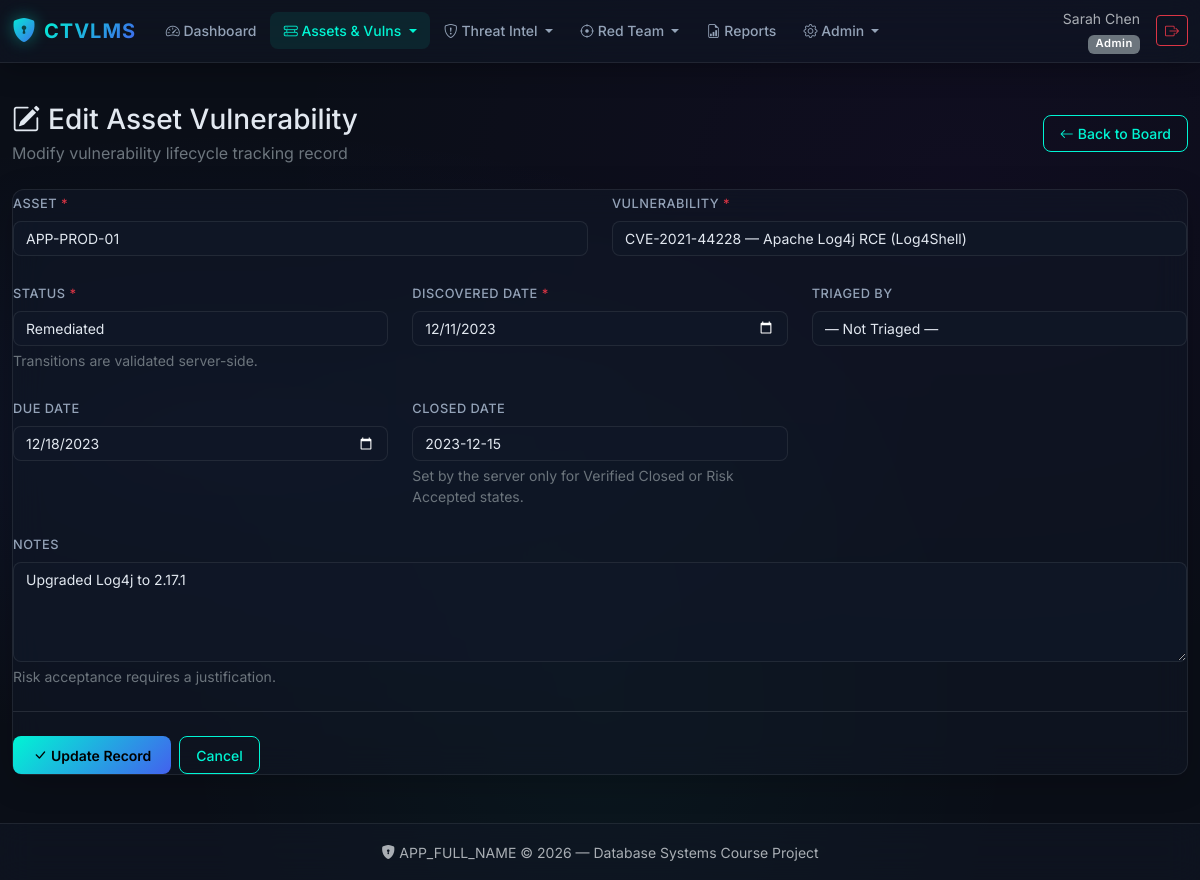
The app's page /?page=asset_vulns/form&id=1 (signed in) with its own data.
### tables this page shows
CREATE TABLE asset_vulnerabilities (
    assetVulnID INT AUTO_INCREMENT PRIMARY KEY,
    assetID INT NOT NULL,
    vulnID INT NOT NULL,
    status ENUM('Discovered','Triaged','Confirmed','Remediation_In_Progress',
                'Remediated','Verified_Closed','Risk_Accepted') NOT NULL DEFAULT 'Discovered',
    discoveredDate DATE NOT NULL,
    triagedByUserID INT,
    dueDate DATE,
    closedDate DATE,
    notes TEXT,
    FOREIGN KEY (assetID) REFERENCES assets(assetID) ON DELETE CASCADE,
    FOREIGN KEY (vulnID) REFERENCES vulnerabilities(vulnID) ON DELETE CASCADE,
    FOREIGN KEY (triagedByUserID) REFERENCES users(userID) ON DELETE SET NULL,
    UNIQUE KEY uq_asset_vuln (assetID, vulnID)
);

CREATE TABLE assets (
    assetID INT AUTO_INCREMENT PRIMARY KEY,
    assetName VARCHAR(150) NOT NULL,
    assetType ENUM('Server','Workstation','Network_Device','Web_App','Database','Cloud_Resource','IoT_Device') NOT NULL,
    ipAddress VARCHAR(45),
    osPlatform VARCHAR(100),
    ownerUserID INT,
    criticality ENUM('Low','Medium','High','Critical') NOT NULL DEFAULT 'Medium',
    environment ENUM('Production','Staging','Development','Test') NOT NULL DEFAULT 'Production',
    createdAt TIMESTAMP DEFAULT CURRENT_TIMESTAMP,
    FOREIGN KEY (ownerUserID) REFERENCES users(userID) ON DELETE SET NULL
);

CREATE TABLE vulnerabilities (
    vulnID INT AUTO_INCREMENT PRIMARY KEY,
    cveID VARCHAR(20) UNIQUE,                  
    title VARCHAR(200) NOT NULL,
    description TEXT,
    cvssScore DECIMAL(3,1) CHECK (cvssScore BETWEEN 0.0 AND 10.0),
    severity ENUM('Low','Medium','High','Critical') NOT NULL,
    cwe VARCHAR(20),                           
    publishedDate DATE,
    createdAt TIMESTAMP DEFAULT CURRENT_TIMESTAMP
);

### index.php (called while the page is built, shortened)
<?php
require_once __DIR__ . '/includes/helpers.php';
require_once __DIR__ . '/includes/lifecycle.php';
$page = $_GET['page'] ?? 'dashboard';
$page = preg_replace('/[^a-zA-Z0-9_\/]/', '', $page);
$routes = [
    'dashboard'            => 'pages/dashboard.php',
    'reports'              => 'pages/reports.php',
    'users/list'           => 'pages/users/list.php',
    'users/form'           => 'pages/users/form.php',
    'assets/list'          => 'pages/assets/list.php',
    'assets/form'          => 'pages/assets/form.php',
    'vulnerabilities/list' => 'pages/vulnerabilities/list.php',
    'vulnerabilities/form' => 'pages/vulnerabilities/form.php',
    'exposures/list'       => 'pages/exposures/list.php',
    'asset_vulns/list'     => 'pages/asset_vulns/list.php',
    'asset_vulns/form'     => 'pages/asset_vulns/form.php',
    'threat_actors/list'   => 'pages/threat_actors/list.php',
    'threat_actors/form'   => 'pages/threat_actors/form.php',
    'iocs/list'            => 'pages/iocs/list.php',
    'iocs/form'            => 'pages/iocs/form.php',
    'incidents/list'       => 'pages/incidents/list.php',
    'incidents/form'       => 'pages/incidents/form.php',
    'engagements/list'     => 'pages/engagements/list.php',
    'engagements/form'     => 'pages/engagements/form.php',
    'findings/list'        => 'pages/findings/list.php',
    'findings/form'        => 'pages/findings/form.php',
    'remediations/list'    => 'pages/remediations/list.php',
    'remediations/form'    => 'pages/remediations/form.php',
    'audit_log/list'       => 'pages/audit_log/list.php',
];
require __DIR__ . '/' . $routes[$page];

### includes/lifecycle.php (called while the page is built, shortened)
<?php
function lifecycleStatuses(): array
{
    return [
        'Discovered',
        'Triaged',
        'Confirmed',
        'Remediation_In_Progress',
        'Remediated',
        'Verified_Closed',
        'Risk_Accepted',
    ];
}

### pages/asset_vulns/form.php (the view, shortened to what this page needs)
<?php
$db = getDB();
$id = isset($_GET['id']) ? (int)$_GET['id'] : 0;
$isEdit = $id > 0;
$statuses = lifecycleStatuses();
$record = null;
if ($isEdit) {
    $stmt = $db->prepare('SELECT * FROM asset_vulnerabilities WHERE assetVulnID = :id');
    $stmt->execute([':id' => $id]);
    $record = $stmt->fetch();
    $pageTitle = 'Edit Asset Vulnerability';
} else {
    $pageTitle = 'Map Vulnerability to Asset';
}
$assets = $db->query('SELECT assetID, assetName FROM assets ORDER BY assetName')->fetchAll();
$vulns = $db->query('SELECT vulnID, cveID, title FROM vulnerabilities ORDER BY title')->fetchAll();
require __DIR__ . '/../../includes/header.php';
?>
<div class="page-header fade-in-up">
    <div>
        <h1 class="h3 mb-1">
            <i class="bi bi-<?= $isEdit ? 'pencil-square' : 'link-45deg' ?> me-2"></i><?= e($pageTitle) ?>
        </h1>
        <p class="text-secondary mb-0"><?= $isEdit ? 'Modify vulnerability lifecycle tracking record' : 'Map a vulnerability to an asset and begin tracking' ?></p>
    </div>
    <a href="?page=asset_vulns/list" class="btn btn-cyber-outline"><i class="bi bi-arrow-left me-1"></i>Back to Board</a>
</div>
<div class="glass-card fade-in-up">
    <form method="POST" action="?page=asset_vulns/form<?= $isEdit ? '&id=' . $id : '' ?>">
        <div class="row g-4">
            <div class="col-md-6">
                <label for="assetID" class="form-label">Asset <span class="text-danger">*</span></label>
                <select class="form-select bg-dark text-light border-secondary" id="assetID" name="assetID" required>
                    <?php $currentAsset = $record['assetID'] ?? ($_POST['assetID'] ?? ''); ?>
                    <?php foreach ($assets as $a): ?>
                        <option value="<?= (int)$a['assetID'] ?>" <?= (string)$currentAsset === (string)$a['assetID'] ? 'selected' : '' ?>><?= e($a['assetName']) ?></option>
                    <?php endforeach; ?>
                </select>
            </div>
            <div class="col-md-6">
                <label for="vulnID" class="form-label">Vulnerability <span class="text-danger">*</span></label>
                <select class="form-select bg-dark text-light border-secondary" id="vulnID" name="vulnID" required>
                    <?php $currentVuln = $record['vulnID'] ?? ($_POST['vulnID'] ?? ''); ?>
                    <?php foreach ($vulns as $v): ?>
                        <option value="<?= (int)$v['vulnID'] ?>" <?= (string)$currentVuln === (string)$v['vulnID'] ? 'selected' : '' ?>>
                            <?= e(($v['cveID'] ? $v['cveID'] . ' — ' : '') . $v['title']) ?>
                        </option>
                    <?php endforeach; ?>
                </select>
            </div>
            <div class="col-md-4">
                <label for="status" class="form-label">Status <span class="text-danger">*</span></label>
                <select class="form-select bg-dark text-light border-secondary" id="status" name="status" required>
                    <?php $currentStatus = $record['status'] ?? ($_POST['status'] ?? 'Discovered'); ?>
                    <?php foreach ($statuses as $st): ?>
                        <option value="<?= e($st) ?>" <?= $currentStatus === $st ? 'selected' : '' ?>><?= e(str_replace('_', ' ', $st)) ?></option>
                    <?php endforeach; ?>
                </select>
                <?php if ($isEdit): ?>
                    <div class="form-text text-secondary small">Transitions are validated server-side.</div>
                <?php endif; ?>
            </div>
            <div class="col-md-4">
                <label for="discoveredDate" class="form-label">Discovered Date <span class="text-danger">*</span></label>
                <input type="date" class="form-control bg-dark text-light border-secondary" id="discoveredDate" name="discoveredDate"
                       value="<?= e($record['discoveredDate'] ?? ($_POST['discoveredDate'] ?? date('Y-m-d'))) ?>" required>
            </div>
            <div class="col-md-4">
                <label for="triagedByUserID" class="form-label">Triaged By</label>
                <select class="form-select bg-dark text-light border-secondary" id="triagedByUserID" name="triagedByUserID">
                    <option value="">— Not Triaged —</option>
                </select>
            </div>
            <div class="col-md-4">
                <label for="dueDate" class="form-label">Due Date</label>
                <input type="date" class="form-control bg-dark text-light border-secondary" id="dueDate" name="dueDate"
                       value="<?= e($record['dueDate'] ?? ($_POST['dueDate'] ?? '')) ?>">
            </div>
            <div class="col-md-4">
                <label class="form-label">Closed Date</label>
                <input type="text" class="form-control bg-dark text-light border-secondary" value="<?= e($record['closedDate'] ?? 'Open') ?>" readonly>
                <div class="form-text text-secondary small">Set by the server only for Verified Closed or Risk Accepted states.</div>
            </div>
            <div class="col-12">
                <label for="notes" class="form-label">Notes</label>
                <textarea class="form-control bg-dark text-light border-secondary" id="notes" name="notes"
                          rows="4" placeholder="Evidence, triage notes, or risk-acceptance justification..."><?= e($record['notes'] ?? ($_POST['notes'] ?? '')) ?></textarea>
                <div class="form-text text-secondary small">Risk acceptance requires a justification.</div>
            </div>
        </div>
        <hr class="border-secondary my-4">
        <div class="d-flex gap-2">
            <button type="submit" class="btn btn-cyber">
                <i class="bi bi-check-lg me-1"></i><?= $isEdit ? 'Update Record' : 'Create Mapping' ?>
            </button>
            <a href="?page=asset_vulns/list" class="btn btn-cyber-outline">Cancel</a>
        </div>
    </form>
</div>
<?php require __DIR__ . '/../../includes/footer.php'; ?>

### public/css/style.css (style rules this page uses)
:root { --bg-primary: #0a0e17; --bg-secondary: #111827; --bg-card: rgba(17, 24, 39, 0.7); --bg-glass: rgba(17, 24, 39, 0.55); --border-glass: rgba(255, 255, 255, 0.08); --text-primary: #e2e8f0; --text-secondary: #94a3b8; --text-muted: #64748b; --accent-cyan: #00f5d4; --accent-magenta: #f72585; --accent-blue: #4361ee; --accent-purple: #7209b7; --accent-orange: #fb8500; --severity-critical: #ef4444; --severity-high: #f97316; --severity-medium: #eab308; --severity-low: #22c55e; --font-body: 'Inter', system-ui, -apple-system, sans-serif; --font-mono: 'JetBrains Mono', 'Fira Code', monospace; --glass-blur: 16px; --radius: 12px; --radius-sm: 8px; --transition: all 0.3s cubic-bezier(0.4, 0, 0.2, 1); }
html { scroll-behavior: smooth; }
body { font-family: var(--font-body); background: var(--bg-primary); color: var(--text-primary); min-height: 100vh; background-image: radial-gradient(ellipse at 20% 50%, rgba(67, 97, 238, 0.08) 0%, transparent 50%), radial-gradient(ellipse at 80% 20%, rgba(114, 9, 183, 0.06) 0%, transparent 50%), radial-gradient(ellipse at 50% 80%, rgba(0, 245, 212, 0.04) 0%, transparent 50%); }
.glass-card { background: var(--bg-glass); backdrop-filter: blur(var(--glass-blur)); -webkit-backdrop-filter: blur(var(--glass-blur)); border: 1px solid var(--border-glass); border-radius: var(--radius); box-shadow: 0 8px 32px rgba(0, 0, 0, 0.2); transition: var(--transition); }
.badge { font-weight: 600; font-size: 0.7rem; letter-spacing: 0.5px; padding: 0.35em 0.65em; border-radius: 6px; }
.btn-cyber { background: linear-gradient(135deg, var(--accent-cyan), var(--accent-blue)); border: none; color: #000; font-weight: 600; font-size: 0.875rem; padding: 0.5rem 1.25rem; border-radius: var(--radius-sm); transition: var(--transition); text-decoration: none; }
.btn-cyber-outline { background: transparent; border: 1px solid var(--accent-cyan); color: var(--accent-cyan); font-weight: 500; font-size: 0.875rem; padding: 0.45rem 1rem; border-radius: var(--radius-sm); transition: var(--transition); text-decoration: none; }
.form-control, .form-select { background: rgba(17, 24, 39, 0.8) !important; border: 1px solid var(--border-glass) !important; color: var(--text-primary) !important; border-radius: var(--radius-sm); font-size: 0.875rem; transition: var(--transition); }
.form-label { color: var(--text-secondary); font-weight: 500; font-size: 0.8rem; text-transform: uppercase; letter-spacing: 0.5px; }
textarea.form-control { min-height: 100px; }
.page-header { display: flex; align-items: center; justify-content: space-between; flex-wrap: wrap; gap: 1rem; margin-bottom: 1.5rem; }
.fade-in-up { animation: fadeInUp 0.5s ease-out forwards; }

### records on screen
asset_vulnerabilities: assetID "APP-PROD-01", vulnID "CVE-2021-44228 — Apache Log4j RCE (Log4Shell)", discoveredDate "12/11/2023", dueDate "12/18/2023", closedDate "2023-12-15", notes "Upgraded Log4j to 2.17.1"

### other values on screen
$user['name'] "Sarah Chen"
$map[$role] "Admin"
$pageTitle "Edit Asset Vulnerability"
APP_FULL_NAME "APP_FULL_NAME"
form field status "Remediated"
